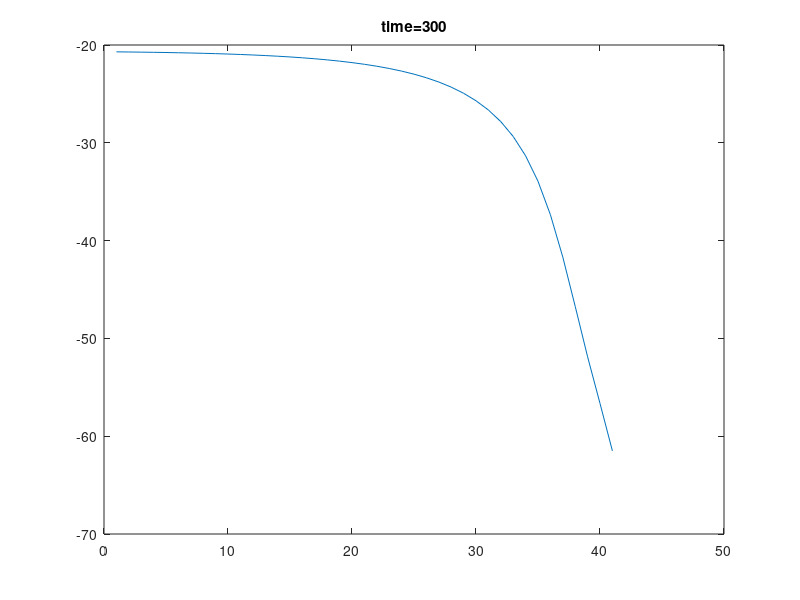

This chart was generated by the following MATLAB code:
function [] = Richard1dTest()
% Richars equation 1D solver tester.
% The function focus on fix Dirichlet BC.
% This function serves as a test ground for all Richard solver developed in this
% project. It is created to preserved all ideas involved and not for the
% purpose of using.
%
% Input parameters:
%
% Output parameters:
%
% Examples:
%
% % Short description of example, followed by Matlab code line
% >> matlab code of example
%
% See also: 
% Author:   Wei Xing
% History:  03/05/2017  file created
%
%% Parameter Initial 
%     % Set standard initialization parameter
%        InitOptStandard = [0.2, 0.25, 0];
%        % InitRand = 0.3 (use normal random inoculation with 30% of domain of variables),
%        % InitNindKeep = 0.2 (keep 20% maximal)
%        % InitNindUniform = 0 (create no random individuals)
%     % Check input parameters
%        % At least the first 2 input parameters are necessary
%        if nargin < 2,  error('Not enough input parameters (at least 2 parameters - individuals and Nind)'); end
%        if isnan(PopInit), PopInit = []; end
%        % The 3. input parameter is optional, default is []
%        if nargin < 3,  VLUB = []; end
%     % the 4. input parameter is optional and can contain multiple options
%        if nargin < 4, InitOpt = []; end
%        if isnan(InitOpt), InitOpt = []; end
%        % When too many options are contained in InitOpt, issue a warning and 
%        % shorten the parameter vector
%        if length(InitOpt) > length(InitOptStandard), 
%           InitOpt = InitOpt(1:length(InitOptStandard)); 
%           warning(' Too many parameters in InitOpt! InitOpt was shortened.');
%        end
tic
%% Setup
% Spatial setup
lengthZ=40;
deltaZ=1;
nZ=lengthZ/deltaZ+1;

% Temporal setup
lengthTime=300;
deltaTime=1;
nTime=lengthTime/deltaTime;

% Iteration solver setup
nMaxIteration=1000;
miniIteError=0.1;


%% Initialize mesh
% [X,Z] = meshgrid(0:deltaX:lengthX,0:deltaZ:lengthZ);
[Z] = ndgrid(0:deltaZ:lengthZ);

%%  Permeability field
lengthcale=100;     
%larger number means less stochastic (more correlation as one zooms in the 
%field) field. Thus gives smoother result.
scale=0.005;
% overall magnitude of the permeability field. decide the changing speed.

Ks=permeabilityField([Z(:)],lengthcale)*scale;


%% initial conditions and boundary value (DBC)
h_init=ones(nZ,1)*-61.5;               %value for all initial points

h_init(1,1)=-20.7;       %value for top DBC
h_init(end,1)=-61.5;     %value for bottom DBC


dbcFlag=zeros(nZ,1);
dbcFlag(1)=1;
dbcFlag(end)=1;

%Auxiliary variable
% P=diag(dbcFlag);

dbcIndex=find(dbcFlag);
nodeIndex=find(~dbcFlag);

nNode=sum(~dbcFlag);


%% Main

imethod=3;

H=h_init;
for t=1:nTime
    
    H_PreviousTime=H;
    
    for k=1:nMaxIteration 
    
        H0=H;
        
        C=theataDifFunc(H);
        K=kFunc(H);
        
            %% Method I
            %initialize
            A=zeros(nNode);
            B=zeros(nNode,1);

            %Assemble Ax+B=0;

            switch imethod 
                case 1 
                    
                    indexMatrix=zeros(nZ,1);
                    indexMatrix(2:end-1)=1:nZ-2;                
                    i=1;
                    
                    for j =2:nZ-1

                        kHalfUp   =(K(j,i)+K(j-1,i))/2;
                        kHalfDown =(K(j,i)+K(j+1,i))/2;

                        cCenter=C(j,i);

                        wUp   = -kHalfUp  ./deltaZ^2;
                        wDown = -kHalfDown./deltaZ^2;

                        wCenter=cCenter/deltaTime-wUp-wDown;
                        b=(kHalfDown-kHalfUp)/deltaZ-H_PreviousTime(j,i)*cCenter/deltaTime;

                        indexCenter=indexMatrix(j,i);
                        indexUp=indexMatrix(j-1,i);
                        indexDown=indexMatrix(j+1,i);

                        %Check BC and modify 
                        %check if top BC
                        if j==2 
                            indexUp=0;
                            b=b+wUp*H(j-1,i);
                        end

                        %check if bottom BC
                        if j==nZ-1 
                            indexDown=0;
                            b=b+wDown*H(j+1,i);
                        end


                        if indexUp>0 A(indexCenter,indexUp)=wUp; end
                        if indexDown>0 A(indexCenter,indexDown)=wDown; end

                        A(indexCenter,indexCenter)=wCenter;
                        B(indexCenter,1)=b;

                    end
                    
                case 2          %% Method II semi-Vectorize code                                                  
                    Atemp=zeros(nZ);
                    Btemp=zeros(nZ,1);
%                     nZ=nNode;

                    for i=2:nZ-1    % for all non-boundary points

                       Atemp(i,i)   = (2*K(i)+ K(i-1)+K(i+1))/(2*deltaZ^2)+C(i)/deltaTime;
                       Atemp(i,i-1) = (K(i)+ K(i-1))/(-2*deltaZ^2);
                       Atemp(i,i+1) = (K(i)+ K(i+1))/(-2*deltaZ^2); 
                       Btemp(i)     = (K(i+1)-K(i-1))/(2*deltaZ)-H_PreviousTime(i)*C(i)/deltaTime;

                    end
                    
                    A=Atemp(nodeIndex,nodeIndex);
                    B=Btemp(nodeIndex)+Atemp(nodeIndex,dbcIndex)*H(dbcIndex);
                    
          
                case 3     %% Method II semi-Vectorize code (prepare for Method III)         
                    
                    Ac = (2.*K+ circshift(K,1)+circshift(K,-1))/(2*deltaZ^2)+C/deltaTime;   %first and last elements are meaningless                    
%                         Ac([1,end])=[0;0];      %make explicit for first and last elements to be meaningless. This line is NOT necessary for the code to run.   

                    Au = (K+ circshift(K,1))/(-2*deltaZ^2);                         
%                         Au([end,end-1])=[0;0];      %make explicit for first and last elements to be meaningless. This line is NOT necessary for the code to run.       
                    
                    Ad = (K+ circshift(K,-1))/(-2*deltaZ^2);                            
%                         Ad([1,2])=[0;0];      %make explicit for first and last elements to be meaningless. This line is NOT necessary for the code to run. 
                        
                    Btemp  = (circshift(K,-1)-circshift(K,1))/(2*deltaZ)-H_PreviousTime.*C/deltaTime;
                                                                       
                    %make spare A                    
                    %Todo this part should be improve by directly creat
                    %sparse band matrix.
                    
                    Amethod=1;
                    switch Amethod 
                        case 1      %Very fast
                            Atemp=spdiags(Ac,0,nZ,nZ) +circshift(spdiags(Au,0,nZ,nZ),[0,-1]) +circshift(spdiags(Ad,0,nZ,nZ),[0,1]);                                          
                        case 2
                            Atemp=sparse (diag(Ac,0) +circshift(diag(Au,0),[0,-1]) +circshift(diag(Ad,0),[0,1]));       
                        otherwise 
%                       % Try(1)    Fail
%                         Atemp=spdiags(Ac,0) +circshift(spdiags(Au,0),[0,-1]) +circshift(spdiags(Ad,0),[0,1]);
%                       % Try(2)    Fail  
%                         Atemp=speye(nZ)*Ac +circshift(speye(nZ)*Au,[0,-1]) +circshift(speye(nZ)*Ad,[0,1]);
                    end
                                                
%                     diagAu=circshift(diag(Au,0),[0,-1]);
             
                        %Todo this part should be improve by directly creat
                        %sparse band matrix.
                        %real sparse

%                       % Try(3)    Work & time saving  
                                     
                    %select free node
                    A=Atemp(nodeIndex,nodeIndex);
                    B=Btemp(nodeIndex)+Atemp(nodeIndex,dbcIndex)*H(dbcIndex);
                    
                    
                otherwise 
                    error('no such method')
            end
 
%         %trime for BC
%         indexIfKnown=~any(A);
%         indexIfUnknown=any(A);
% 
%         A=A(indexIfUnknown,indexIfUnknown);
%         B=B(indexIfUnknown);


        h=A\(-B);
%         H(2:end-1)=h;
        H(nodeIndex)=h;
    
        
        sseIte=sum((H(:)-H0(:)).^2);
        if sqrt(sseIte)<miniIteError 
            break 
        end
        
    end
    TheataRecord(:,:,t)=H;
    
end
    
    toc
    
    figure(1)
    % plot(H_init);

    for t=1:nTime
        plot(TheataRecord(:,:,t))
        title(sprintf('time=%i',t))
        drawnow
        frame(t)=getframe;

    end

  
end


%% 
function D=vec2dig(v,D,i)
% add vector to a (sparse) diagal matrix at i diagonal 
% size(v,1) must equal to size(D,1). 

    Dc=diag(v);
    




end





function [A2,b2]=Picard_v1(H,H_PreviousTime,deltaT,K,C,nZ)

    A=zeros(nZ);
    b=zeros(nZ,1);
    
    for i=2:nZ-1    % for all non-boundary points
        
%        w_center(i)= (2*K(i)+ K(i-1)+K(i+1))/(4*deltaZ^2)+C(i)/deltaT;
%        w_up(i)    = (K(i)+ K(i-1))/(-2*deltaZ^2);
%        w_down(i)  = (K(i)+ K(i+1))/(-2*deltaZ^2); 
%        b(i)       = (K(i+1)-K(i-1))/(2*deltaZ);
       
       A(i,i)  = (2*K(i)+ K(i-1)+K(i+1))/(4*deltaZ^2)+C(i)/deltaT;
       A(i,i-1)  = (K(i)+ K(i-1))/(-2*deltaZ^2);
       A(i,i+1)  = (K(i)+ K(i+1))/(-2*deltaZ^2); 
       b(i)       = (K(i+1)-K(i-1))/(2*deltaZ);
       
    end

    dbcFlag=zeros(nZ);
    dbcFlag(1)=1;
    dbcFlag(end)=1;
    
    P=diag(dbcFlag);
    
    
    dbcIndex=find(dbcFlag);
    nodeIndex=~dbcIndex;
    
    A2=A(nodeIndex,nodeIndex);
    b2=b(nodeIndex)-A(nodeIndex,dbcIndex)*H(dbcIndex);


end








function [A,B]=axbPicard(H,H_PreviousTime,K,C)
%% Assemble Ax+B=0 with New Vectorization 
% H,K,C are value at all grid point (in order to calculate coifficients)
% size (A) ~= size(H);
%         H0=H;
    H_all(2:end-1,2:end-1)=H;

    C_all=theataDifFunc(H_all);
    C=C_all(2:end-1,2:end-1);

    K_all=kFunc(H_all);
    K=K_all(2:end-1,2:end-1);

    zdiffK_all=diff(K_all,1,1);
    xdiffK_all=diff(K_all,1,2);

    wUp   = -1./deltaZ^2 .* (K - zdiffK_all(1:end-1,2:end-1)./2);
    wDown = -1./deltaZ^2 .* (K + zdiffK_all(2:end,  2:end-1)./2);

    wLeft = -1./deltaX^2 .* (K - xdiffK_all(2:end-1,1:end-1)./2);
    wRight= -1./deltaX^2 .* (K + xdiffK_all(2:end-1,2:end)./2);

    wCenter=C./deltaTime-wUp-wDown-wLeft-wRight;

    b= (zdiffK_all(2:end, 2:end-1)+ zdiffK_all(1:end-1,2:end-1))./2 ./deltaZ ...
       -H_PreviousTime .* C ./ deltaTime;

    %update BC neighbour influence to Ax+B=0              
    B= b(:) + wUp(:)   .*topDbcValue...
            + wDown(:) .*bottomDbcValue...
            + wLeft(:) .*leftDbcValue...
            + wRight(:).*rightDbcValue;    

    wUp    = wUp(:)   .* (topDbcValue==0); 
    wDown  = wDown(:) .* (bottomDbcValue==0); 
    wLeft  = wLeft(:) .* (leftDbcValue==0); 
    wRight = wRight(:).* (rightDbcValue==0); 
    wCenter=wCenter(:);

    %Way I. heavy time cost. Not sparse
%         A=  diag(wUp(2:end),1)+diag(wDown(1:end-1),-1)...
%             +diag(wLeft(nNodeZ+1:end),-nNodeZ)+diag(wRight(1:end-nNodeZ),nNodeZ)...       
%             +diag(wCenter,0);

    %Way II.
    band=zeros(nNodeZ*nNodeX,5);
    band(1:end-nNodeZ,1)= wLeft(nNodeZ+1:end);
    band(1:end-1,2)= wDown(1:end-1);
    band(:,3)= wCenter;
    band(1+1:end,4)= wUp(1+1:end);
    band(1+nNodeZ:end,5)= wRight(1:end-nNodeZ);

    A = spdiags(band,[-nNodeZ,-1,0,1,nNodeZ],nNodeZ*nNodeX,nNodeZ*nNodeX);

end
    
  
function [A,b]=RichardsPicard(h0,hPreviousTime,deltaT,K,C)

        H_all(2:end-1,2:end-1)=H; 
        C_all=theataDifFunc(H_all);
    

end







%%
function theata=theataFunc(h)
theataS=0.287;
theataR=0.075;
alpha=1.611e6;
beta=3.96;

result=alpha.*(theataS-theataR)/(alpha+abs(h).^beta)+theataR;
end

function theataDif=theataDifFunc(h)
theata_s=0.287;
theata_r=0.075;
alpha=1.611e6;
beta=3.96;

theataDif=-alpha.*(theata_s-theata_r).*-1.*(alpha+abs(h).^beta).^(-2).*abs(h).^(beta-1);

end

function result=kFunc(h)
rho=1.175e6;
r=4.74;
k_s=0.00944;

result=k_s.*rho./(rho+abs(h).^r);
end

function result=kFieldFunc(h,ks)
% h and k must be the same sizes
rho=1.175e6;
r=4.74;

result=ks.*rho./(rho+abs(h).^r);
end


function Ks=permeabilityField(X,lengthcale)
% permeability generator (log-normal) given X coordinates and measure lengthscale.
%
% log(ks)=z~N(0,cov(x1,x2))
% cov[z_{12}]=cov(x1,x2)=exp(-|x1-x2|/c) and E[z]=0
%
% pointCoordinate=[X(:),Z(:)];

%larger number means less stochastic field. Thus less smooth.
% lengthcale=10; 

[nX,dimX]=size(X);

%calculate distance matrix
distance = pdist(X);
distanceMatrix = squareform(distance);

%calculate covariance matrix
covMatrix=exp(-distanceMatrix./lengthcale);    

% KL decomposition on covariance matrix via SVD/eigen decomposition
% [klBasis,klEigenValue] = eigs(covMatrix,nY*nX); 
[klBasis,klEigenValue,~] = svds(covMatrix,nX); 


% [nKlBasis,~]=sizes(klBasis);


%Generate independent normal samples 
seed=101;
rng(seed);
sample= randn(nX,1);

%make multivariate Gaussian distributions with samples. zero mean.
%Covariance specified though KL basis.
Ks=klBasis*sqrt(klEigenValue)*sample;
% Ks=reshape(Ks,nY,nX);

% a log (multi) normal permeability field
Ks=exp(Ks);

end

